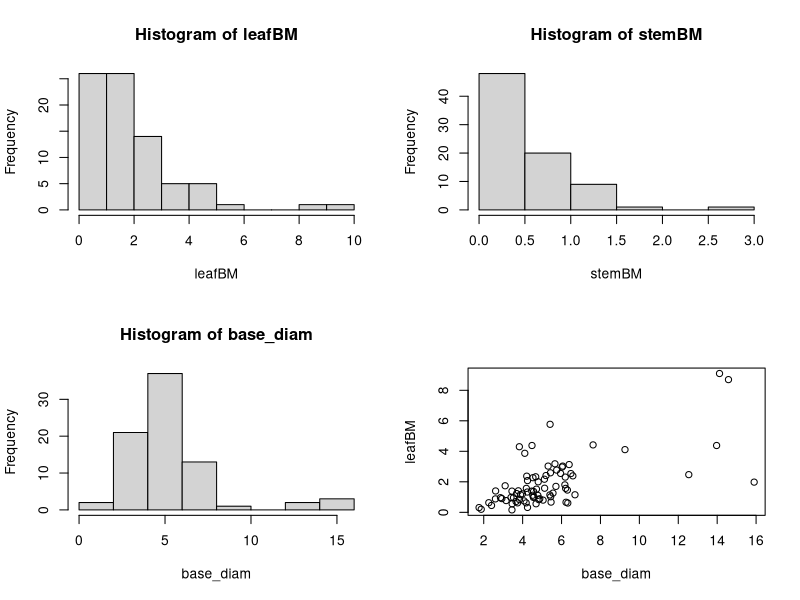
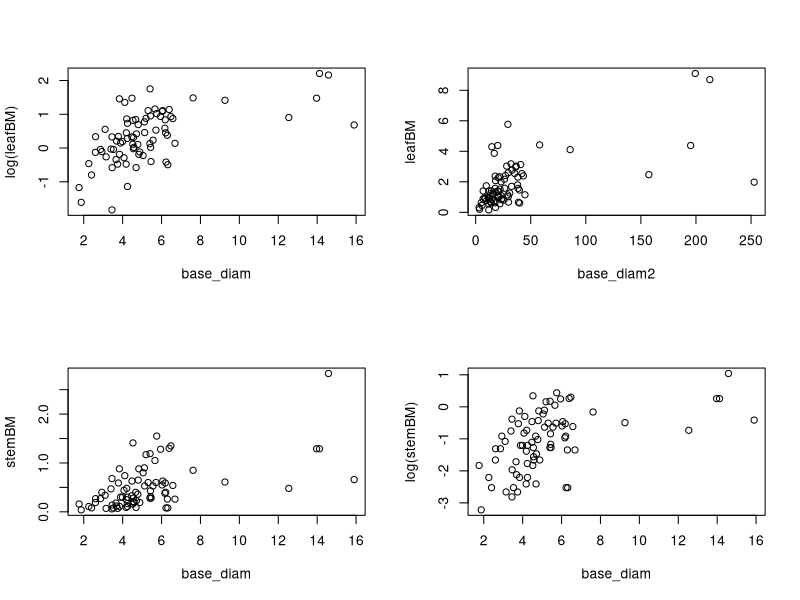
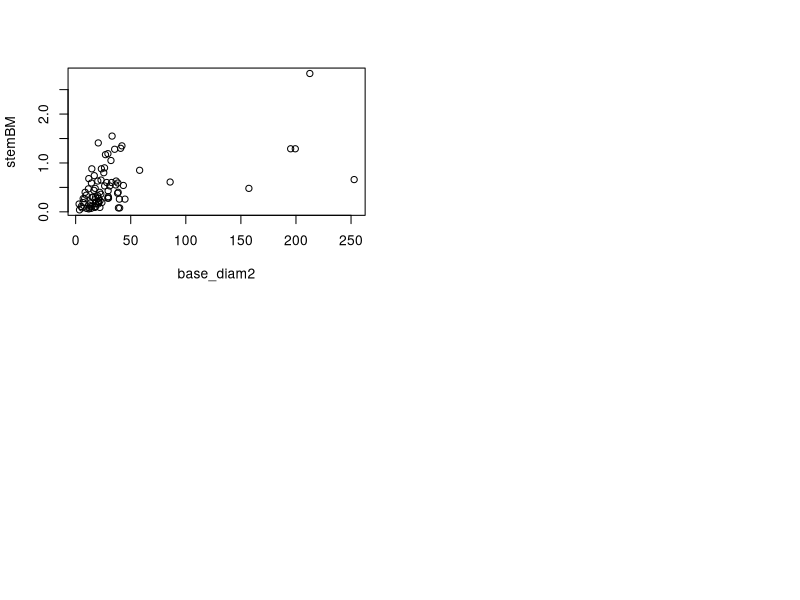

Source code (R) for these figures, in order:
#Model forms include Exponential y = aebx, Power y = axb, Linear y = ax + b, where y is biomass (g) and x is the basal diameter (mm).

setwd("E:/Sapphire Vegetation Database/Shrub Biomass/ShrubData")
data<-read.csv("SYMALBmodel.csv", header=T)
head(data)
attach(data)
dim(data)  #Get n here

#Look at data
par(mfrow=c(2,2))
hist(leafBM)
hist(stemBM) 
hist(base_diam)  

##########################################
#Leaf Biomass
##########################################
#Linear model
plot(base_diam, leafBM)
m1<-lm(leafBM~base_diam)
summary(m1)

#Exponential model
plot(base_diam, log(leafBM))
m2<-lm((log(leafBM))~base_diam)
summary(m2)

#Power model
base_diam2<-(base_diam)^2
plot(base_diam2,leafBM)
m3<-lm(leafBM~base_diam2)
summary(m3)

##########################################
#Stem Biomass
##########################################
#Linear model
plot(base_diam, stemBM)
m1<-lm(stemBM~base_diam)
summary(m1)

#Exponential model
plot(base_diam, log(stemBM))
m2<-lm((log(stemBM))~base_diam)
summary(m2)

#Power model
base_diam2<-(base_diam)^2
plot(base_diam2,stemBM)
m3<-lm(stemBM~base_diam2)
summary(m3)

#Select top model from Adjusted R squared